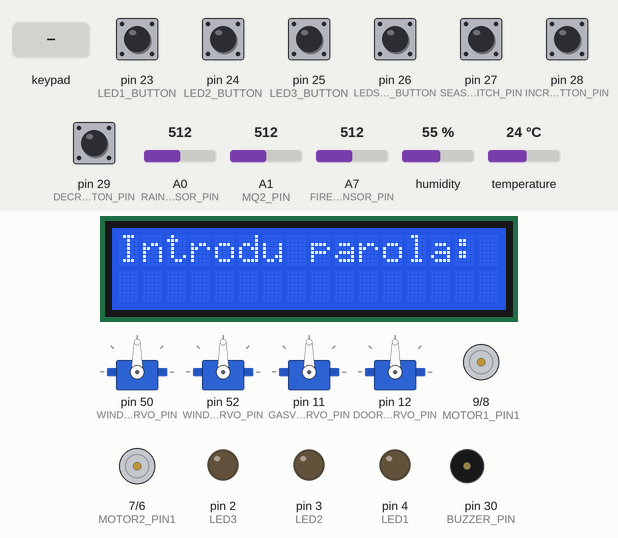
A sketch run on a simulated Arduino Mega 2560, built with avr-gcc and run on an emulated ATmega2560. Parts: 4 × servo, 16×2 character LCD, motor-driver pin pairs drawn as motors (green arrow = first pin HIGH = forward, orange = second pin HIGH = backward, longer = more drive, scaled by the enable pin), output pins drawn as LEDs (lit = HIGH), buzzer (waves = sounding). The inputs (shaded band) are chosen by the test bench; at power-on: pin 23 (LED1_BUTTON), pin 24 (LED2_BUTTON), pin 25 (LED3_BUTTON), pin 26 (LEDS_ON_BUTTON), pin 28 (INCREASE_SETPOINT_BUTTON_PIN), pin 29 (DECREASE_SETPOINT_BUTTON_PIN) HIGH, pin 27 (SEASON_CHANGER_SWITCH_PIN) LOW, A1 (MQ2_PIN) = 512, A0 (RAINSENSOR_PIN) = 512, A7 (FIRESENSOR_PIN) = 512, humidity 55 %, temperature 24 °C.

Above: at 6.3 s.
6.4 s: keypad keys 2 0 2 4 pressed 0.4 s apart
At 9.3 s:
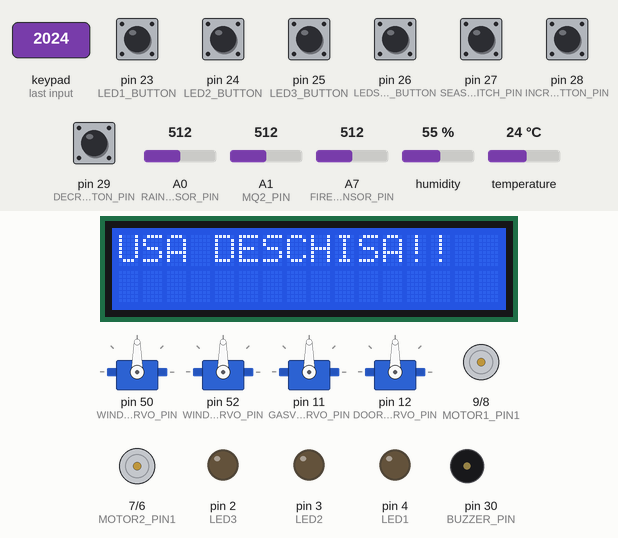
11.0 s: A1 (MQ2_PIN) set to 108
14.0 s: A1 (MQ2_PIN) set to 95
At 14.8 s:
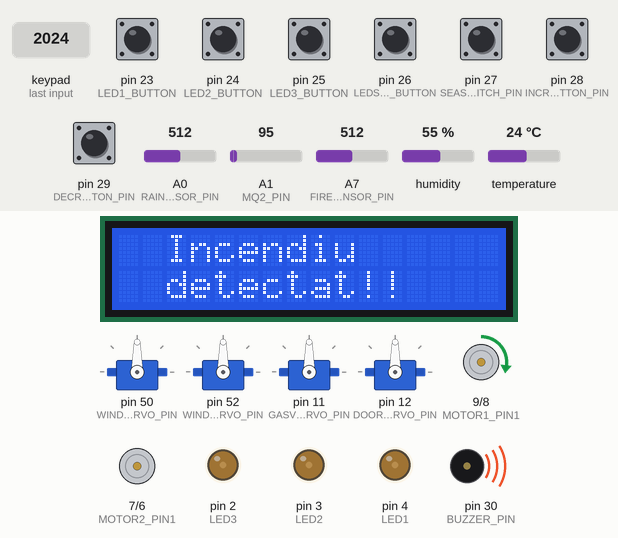
15.5 s: key '#' pressed
At 16.3 s:
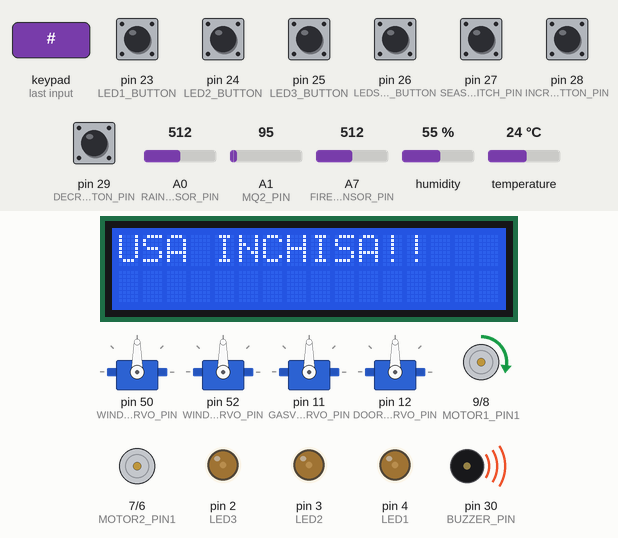
18.5 s: keypad keys 5 3 5 1 4 9 4 7 # pressed 0.4 s apart
At 23.3 s:
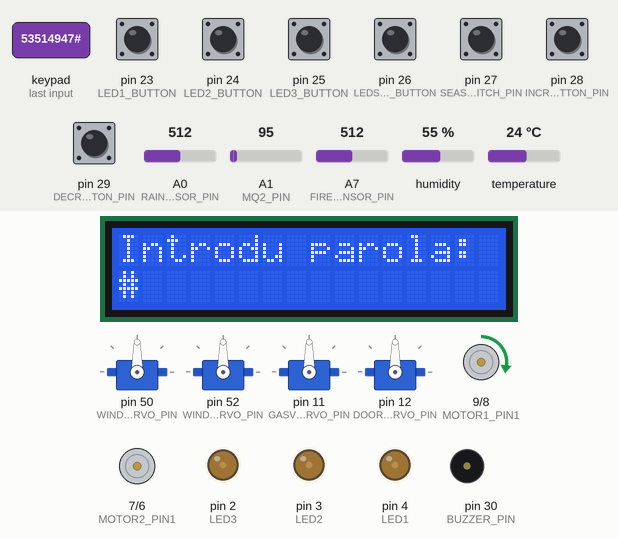
23.6 s: keypad keys 2 0 2 4 * pressed 0.4 s apart
At 26.1 s:
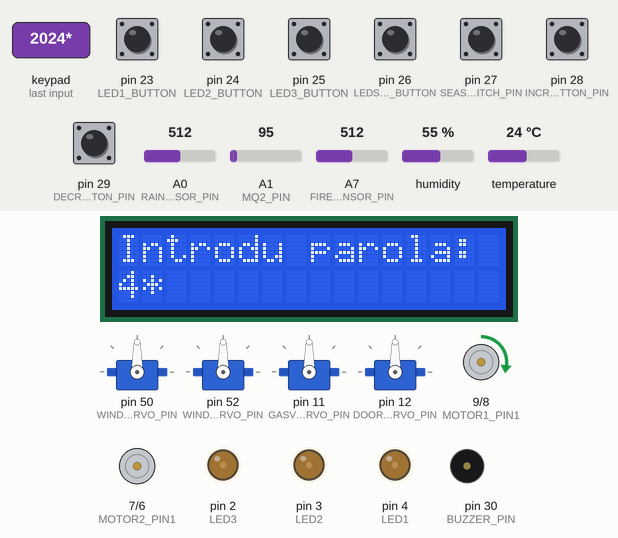
Timing chart, 0 to 27.6 s (numbered marks = the images above; inputs shaded):
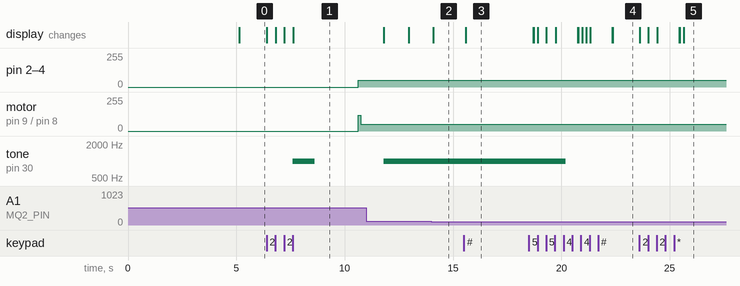

Measured:
- the behaviour switches between 100 and 99 on A1 (MQ2_PIN) (found by bisection; images 1 and 2)
- after the input at 6.4 s, pin 2 (LED3), pin 3 (LED2): 0/255 → 50/255 after 4.2 s
- after the input at 14.0 s, the display: changes after 0.08 s (image 2)
- after the input at 15.5 s, the display: changes after 0.09 s (image 3)
- after the input at 18.5 s, the display: first differs from a run without the input after 0.24 s (image 4 shows a later state)
- after the input at 23.6 s, the display: first changes at once (image 5 shows a later state)

The sketch:

Smart_Home_System.ino
```cpp
#include <LiquidCrystal_I2C.h>
#include <dht11.h>
#include <Servo.h>
#include <Keypad.h>
#include <Password.h>

#define BUZZER_PIN 30
#define SEASON_CHANGER_SWITCH_PIN 27
#define INCREASE_SETPOINT_BUTTON_PIN 28
#define DECREASE_SETPOINT_BUTTON_PIN 29
#define WINDOW1_SERVO_PIN 50
#define WINDOW2_SERVO_PIN 52
#define GASVALVE_SERVO_PIN 11
#define DOOR_SERVO_PIN 12
#define LEDS_ON_BUTTON 26
#define DHT11_PIN 22
#define LED1 4
#define LED2 3
#define LED3 2
#define LED1_BUTTON 23
#define LED2_BUTTON 24
#define LED3_BUTTON 25
#define MOTOR1_SPEED 10
#define MOTOR1_PIN1 9
#define MOTOR1_PIN2 8
#define MOTOR2_PIN1 7
#define MOTOR2_PIN2 6
#define MOTOR2_SPEED 5

const int FIRESENSOR_PIN = A7;
const int MQ2_PIN = A1;
const int RAINSENSOR_PIN = A0;

byte snowflake[8] = {
  B00000,
  B01010,
  B10101,
  B01110,
  B11111,
  B01110,
  B10101,
  B01010
};

byte sun[8] = {
  B00000,
  B10001,
  B01010,
  B01110,
  B11011,
  B01110,
  B01010,
  B10001
};

LiquidCrystal_I2C lcd(0x27, 16, 2);
dht11 DHT11;
Servo servoWindow1;
Servo servoWindow2;
Servo gasValve;
Servo servoDoor;

const byte ROWS = 4;
const byte COLS = 3;
char keys[ROWS][COLS] = {
  {'1', '2', '3'},
  {'4', '5', '6'},
  {'7', '8', '9'},
  {'*', '0', '#'}
};

byte rowPins[ROWS] = {53, 51, 49, 47};
byte colPins[COLS] = {45, 43, 41};

Keypad customKeypad(makeKeymap(keys), rowPins, colPins, ROWS, COLS);


const int MAX_DELAY = 50;
const float setpointStep = 0.5;

float currentTemperature;
float currentHumidity;
float targetTemperature = 25.0;

int ledOneBrightness = 50;
int ledTwoBrightness = 50;
int ledThreeBrightness = 50;
int rainSensorValue;
int gasSensorValue;
int fireSensorValue;
int gasFlag;
int rainFlag;
int fireFlag;
int defaultDisplayTime;

const int passwordLength = 5;
byte passwordArrayCount = 0;
char Data[passwordLength];
char Master[passwordLength] = "2024";
char customKey;

bool doorIsLocked = true;
bool rainDetectedDisplayed = false;
bool lastSeasonSwitchState = false;
bool currentSeasonSwitchState;
bool increaseSetpointButton;
bool decreaseSetpointButton;
bool ledOneButtonState;
bool ledTwoButtonState;
bool ledThreeButtonState;
bool ledsOnButtonState;
bool lastStateIncreaseSetpointButton;
bool lastStateDecreaseSetpointButton;

void setup() {
  pinMode(BUZZER_PIN, OUTPUT);
  pinMode(SEASON_CHANGER_SWITCH_PIN, INPUT);
  pinMode(RAINSENSOR_PIN, INPUT);
  pinMode(MQ2_PIN, INPUT);
  pinMode(FIRESENSOR_PIN, INPUT);
  pinMode(INCREASE_SETPOINT_BUTTON_PIN, INPUT_PULLUP);
  pinMode(DECREASE_SETPOINT_BUTTON_PIN, INPUT_PULLUP);
  pinMode(MOTOR1_PIN1, OUTPUT);
  pinMode(MOTOR1_PIN2, OUTPUT);
  pinMode(MOTOR1_SPEED, OUTPUT);
  pinMode(MOTOR2_PIN1, OUTPUT);
  pinMode(MOTOR2_PIN2, OUTPUT);
  pinMode(MOTOR2_SPEED, OUTPUT);
  pinMode(LED1, OUTPUT);
  pinMode(LED1_BUTTON, INPUT_PULLUP);
  pinMode(LED2, OUTPUT);
  pinMode(LED2_BUTTON, INPUT_PULLUP);
  pinMode(LED3, OUTPUT);
  pinMode(LED3_BUTTON, INPUT_PULLUP);
  pinMode(LEDS_ON_BUTTON, INPUT_PULLUP);

  servoWindow1.attach(WINDOW1_SERVO_PIN);
  servoWindow2.attach(WINDOW2_SERVO_PIN);
  gasValve.attach(GASVALVE_SERVO_PIN);
  servoDoor.attach(DOOR_SERVO_PIN);
  servoClose(servoWindow1);
  servoClose(servoWindow2);
  servoClose(servoDoor);
  servoOpen(gasValve);

  Serial.begin(9600);
  lcd.init();
  lcd.createChar(0, snowflake);
  lcd.createChar(1, sun);
  lcd.backlight();
  lcd.clear();
  lcd.setCursor(0, 0);
  lcd.print("SmartHome System");
  lcd.setCursor(0, 1);
  lcd.print("Initializat");
  delay(5000);
  lcd.clear();
}

int temperatureRead() {
  int sensorValue = DHT11.read(DHT11_PIN);
  float temperature = DHT11.temperature;
  return temperature;
}

int humidityRead() {
  int sensorValue = DHT11.read(DHT11_PIN);
  float humidity = DHT11.humidity;
  return humidity;
}

void autoSensor(){
  gasSensorValue = analogRead(MQ2_PIN);
  rainSensorValue = analogRead(RAINSENSOR_PIN);
  fireSensorValue = analogRead(FIRESENSOR_PIN);

	if(gasSensorValue >= 400){
		gasFlag = 1;
	}else if(gasSensorValue < 100){
    gasFlag = 0;
	}

	if(rainSensorValue <= 600 && !rainDetectedDisplayed){
		rainFlag = 1;
		servoClose(servoWindow1);
		servoClose(servoWindow2);
		rainDetectedDisplayed = true;
	}

	if(fireSensorValue <= 600){
		fireFlag = 1;
    servoOpen(servoWindow1);
    servoOpen(servoWindow2);
	}else if(fireSensorValue > 900){
		fireFlag = 0;
	}

  if(gasFlag || fireFlag){
    servoClose(gasValve);
  }else
  {
    servoOpen(gasValve);
  }
}

void servoOpen(Servo servo) {
  int pos;
  for (pos = 10; pos <= 95; pos += 5) {
    servo.write(pos);
  }
}

void servoClose(Servo servo) {
  int pos;
  for (pos = 95; pos >= 10; pos -= 5) {
    servo.write(pos);
  }
}

void modifyBrightnessLedOne(){
  ledOneBrightness += 5;
}
void modifyBrightnessLedTwo(){
  ledTwoBrightness += 5;
}
void modifyBrightnessLedThree(){
  ledThreeBrightness += 5;
}

void loop() {
  if (!doorIsLocked) {
    autoSensor();
    closeDoor();
    // Controlul sistemului de iluminare
    ledOneButtonState = digitalRead(LED1_BUTTON);
    ledTwoButtonState = digitalRead(LED2_BUTTON);
    ledThreeButtonState = digitalRead(LED3_BUTTON);
    ledsOnButtonState = digitalRead(LEDS_ON_BUTTON);
    if(!ledOneButtonState){
      modifyBrightnessLedOne();
    }
    if(!ledTwoButtonState){
      modifyBrightnessLedTwo();
    }
    if(!ledThreeButtonState){
      modifyBrightnessLedThree();
    }
    if(ledOneBrightness > 255){
      ledOneBrightness = 0;
    }
    if(ledTwoBrightness > 255){
      ledTwoBrightness = 0;
    }
    if(ledThreeBrightness > 255){
      ledThreeBrightness = 0;
    }
    if(!ledsOnButtonState){
      ledOneBrightness = 255 * 0.7;
      ledTwoBrightness = 255 * 0.7;
      ledThreeBrightness = 255 * 0.7;
    }
    analogWrite(LED1, ledOneBrightness);
    analogWrite(LED2, ledTwoBrightness);
    analogWrite(LED3, ledThreeBrightness);

    // Controlul anotimpului si setpoint-ului
    currentSeasonSwitchState = digitalRead(SEASON_CHANGER_SWITCH_PIN);
    increaseSetpointButton = digitalRead(INCREASE_SETPOINT_BUTTON_PIN);
    decreaseSetpointButton = digitalRead(DECREASE_SETPOINT_BUTTON_PIN);
    if(increaseSetpointButton != lastStateIncreaseSetpointButton){
      if(!increaseSetpointButton){
        targetTemperature += setpointStep;
      }
      lastStateIncreaseSetpointButton = increaseSetpointButton;
    }
    if(decreaseSetpointButton != lastStateDecreaseSetpointButton){
      if(!decreaseSetpointButton){
        targetTemperature -= setpointStep;
      }
      lastStateDecreaseSetpointButton = decreaseSetpointButton;
    }

    // Controlul sistemului de climatizare, motoare
    digitalWrite(MOTOR1_PIN1, HIGH);
    digitalWrite(MOTOR1_PIN2, LOW);
    digitalWrite(MOTOR2_PIN1, LOW);
    digitalWrite(MOTOR2_PIN2, HIGH);
    if(!currentSeasonSwitchState){
      if(targetTemperature - currentTemperature > 5.0){
        analogWrite(MOTOR1_SPEED, 120);
      } else if(targetTemperature - currentTemperature >= 2.0 && targetTemperature - currentTemperature <= 5.0){
        analogWrite(MOTOR1_SPEED, 80);
      } else if(targetTemperature - currentTemperature < 2.0 && targetTemperature - currentTemperature >= 1.0){
        analogWrite(MOTOR1_SPEED, 50);
      } else{
        analogWrite(MOTOR1_SPEED, 0);
      }
    }
    if(currentSeasonSwitchState){
      if(currentTemperature - targetTemperature > 5.0){
        analogWrite(MOTOR2_SPEED, 120);
      } else if(currentTemperature - targetTemperature >= 2.0 && currentTemperature - targetTemperature <= 5.0){
        analogWrite(MOTOR2_SPEED, 80);
      } else if(currentTemperature - targetTemperature < 2.0 && currentTemperature - targetTemperature >= 1.0){
        analogWrite(MOTOR2_SPEED, 50);
      } else{
        analogWrite(MOTOR2_SPEED, 0);
      }
    }
    // Citirea senzorului DHT11 si afisarea pe ecranul LCD al informatiilor relevante
      currentTemperature = temperatureRead();
      currentHumidity = humidityRead();

      if (defaultDisplayTime > 500) {
        lcd.clear();
        noTone(BUZZER_PIN);

        if(currentSeasonSwitchState != lastSeasonSwitchState){
          if(!currentSeasonSwitchState){
            lcd.setCursor(5, 0);
            lcd.print("MOD");
            lcd.setCursor(6, 1);
            lcd.print("IARNA");
          }else{
            lcd.setCursor(5, 0);
            lcd.print("MOD");
            lcd.setCursor(6, 1);
            lcd.print("VARA");
          }
          lastSeasonSwitchState = currentSeasonSwitchState;

        } else if (rainFlag) {
          tone(BUZZER_PIN, 1000, 5000);
          lcd.setCursor(4, 0);
          lcd.print("Ploaie");
          lcd.setCursor(3, 1);
          lcd.print("detectata!!");
          rainFlag = 0;

        } else if (gasFlag) {
          tone(BUZZER_PIN, 1000, 5000);
          lcd.setCursor(5, 0);
          lcd.print("Gaze");
          lcd.setCursor(2, 1);
          lcd.print("detectate!!");

        } else if (fireFlag) {
          tone(BUZZER_PIN, 1000, 5000);
          lcd.setCursor(2, 0);
          lcd.print("Incendiu");
          lcd.setCursor(2, 1);
          lcd.print("detectat!!");

        } else {
          lcd.setCursor(0, 0);
          lcd.print("Mod:");
          lcd.write(byte(currentSeasonSwitchState));
          lcd.print(" SP:");
          lcd.print(targetTemperature, 1);
          lcd.print("C");
          lcd.setCursor(0, 1);
          lcd.print("T:");
          lcd.print(currentTemperature, 1);
          lcd.print("C  ");
          lcd.print("H:");
          lcd.print(currentHumidity, 1);
          lcd.print("%");
        }
        defaultDisplayTime = 0;
      }

      if(rainSensorValue > 900 && rainDetectedDisplayed){
        rainDetectedDisplayed = false;
        servoOpen(servoWindow1);
        servoOpen(servoWindow2);
      }

      defaultDisplayTime += MAX_DELAY;
      delay(MAX_DELAY);
  } else {
    openDoor();
  }
}

void clearData()
{
  while (passwordArrayCount != 0)
  {
    Data[passwordArrayCount--] = 0;
  }
  return;
}

void closeDoor(){
  customKey = customKeypad.getKey();
  if (customKey == '#')
  {
    lcd.clear();
    servoClose(servoDoor);
    lcd.print("USA INCHISA!!");
    delay(3000);
    doorIsLocked = true;
  }
}

void openDoor()
{
  lcd.setCursor(0, 0);
  lcd.print("Introdu parola:");
  customKey = customKeypad.getKey();
  if (customKey)
  {
    Data[passwordArrayCount] = customKey;
    lcd.setCursor(passwordArrayCount, 1);
    lcd.print(Data[passwordArrayCount]);
    passwordArrayCount++;
  }

  if (passwordArrayCount == passwordLength - 1)
  {
    if (!strcmp(Data, Master))
    {
      lcd.clear();
	    servoOpen(servoDoor);
      tone(BUZZER_PIN, 1000, 1000);
      lcd.print("USA DESCHISA!!");
      doorIsLocked = false;
      delay(3000);
    }
    else
    {
      lcd.clear();
      lcd.print("Parola gresita");
      delay(1000);
      doorIsLocked = true;
    }
    clearData();
  }
}
```
